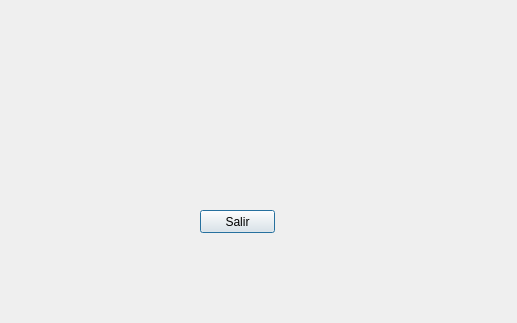
<?xml version="1.0" encoding="UTF-8"?>
<ui version="4.0">
 <class>tcpserver</class>
 <widget class="QDialog" name="tcpserver">
  <property name="geometry">
   <rect>
    <x>0</x>
    <y>0</y>
    <width>517</width>
    <height>323</height>
   </rect>
  </property>
  <property name="sizeIncrement">
   <size>
    <width>300</width>
    <height>400</height>
   </size>
  </property>
  <property name="windowTitle">
   <string>tcpserver</string>
  </property>
  <widget class="QWidget" name="verticalLayoutWidget">
   <property name="geometry">
    <rect>
     <x>99</x>
     <y>60</y>
     <width>251</width>
     <height>41</height>
    </rect>
   </property>
   <layout class="QVBoxLayout" name="verticalLayout"/>
  </widget>
  <widget class="QWidget" name="verticalLayoutWidget_2">
   <property name="geometry">
    <rect>
     <x>140</x>
     <y>140</y>
     <width>160</width>
     <height>31</height>
    </rect>
   </property>
   <layout class="QVBoxLayout" name="verticalLayout_2"/>
  </widget>
  <widget class="QPushButton" name="pushButton">
   <property name="geometry">
    <rect>
     <x>200</x>
     <y>210</y>
     <width>75</width>
     <height>23</height>
    </rect>
   </property>
   <property name="text">
    <string>Salir</string>
   </property>
  </widget>
 </widget>
 <resources/>
 <connections/>
</ui>
